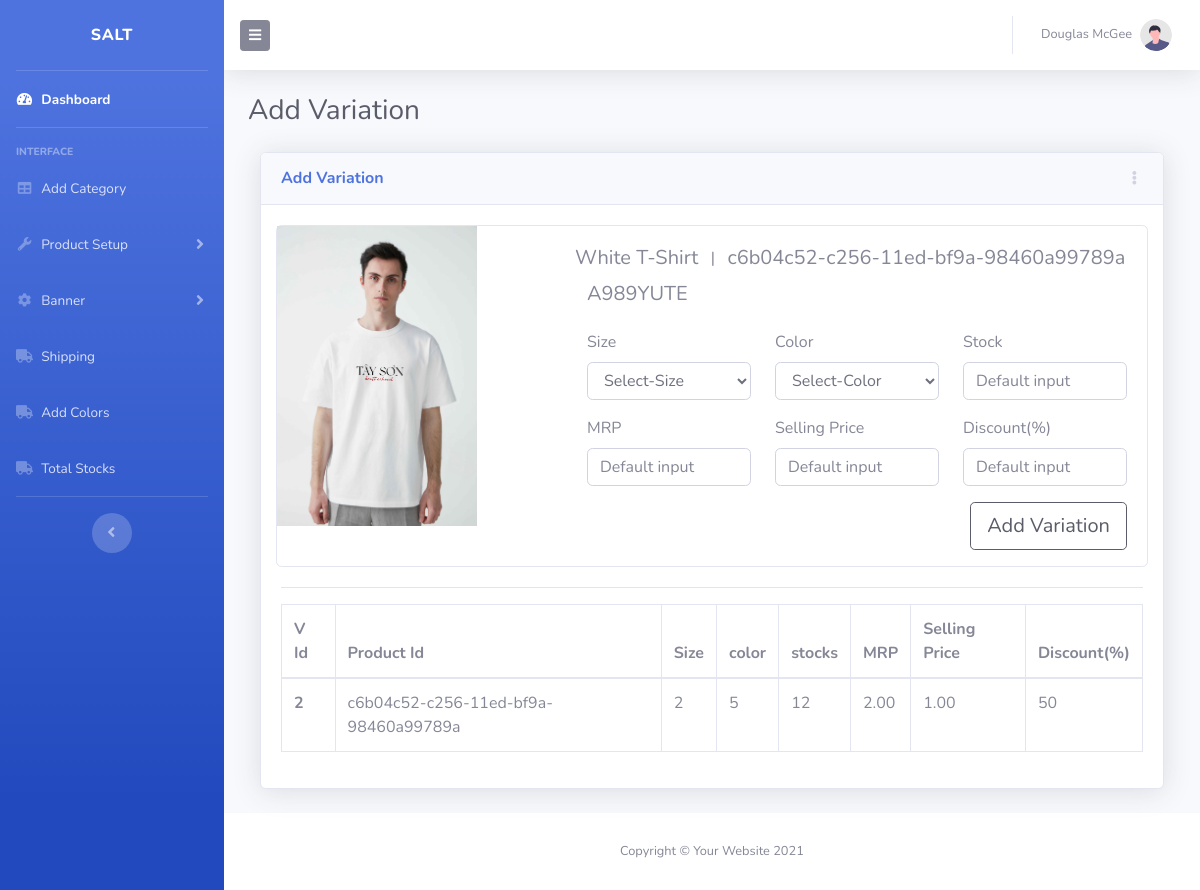
The page /add-variation/c6b04c52-c256-11ed-bf9a-98460a99789a on the database as committed earlier.
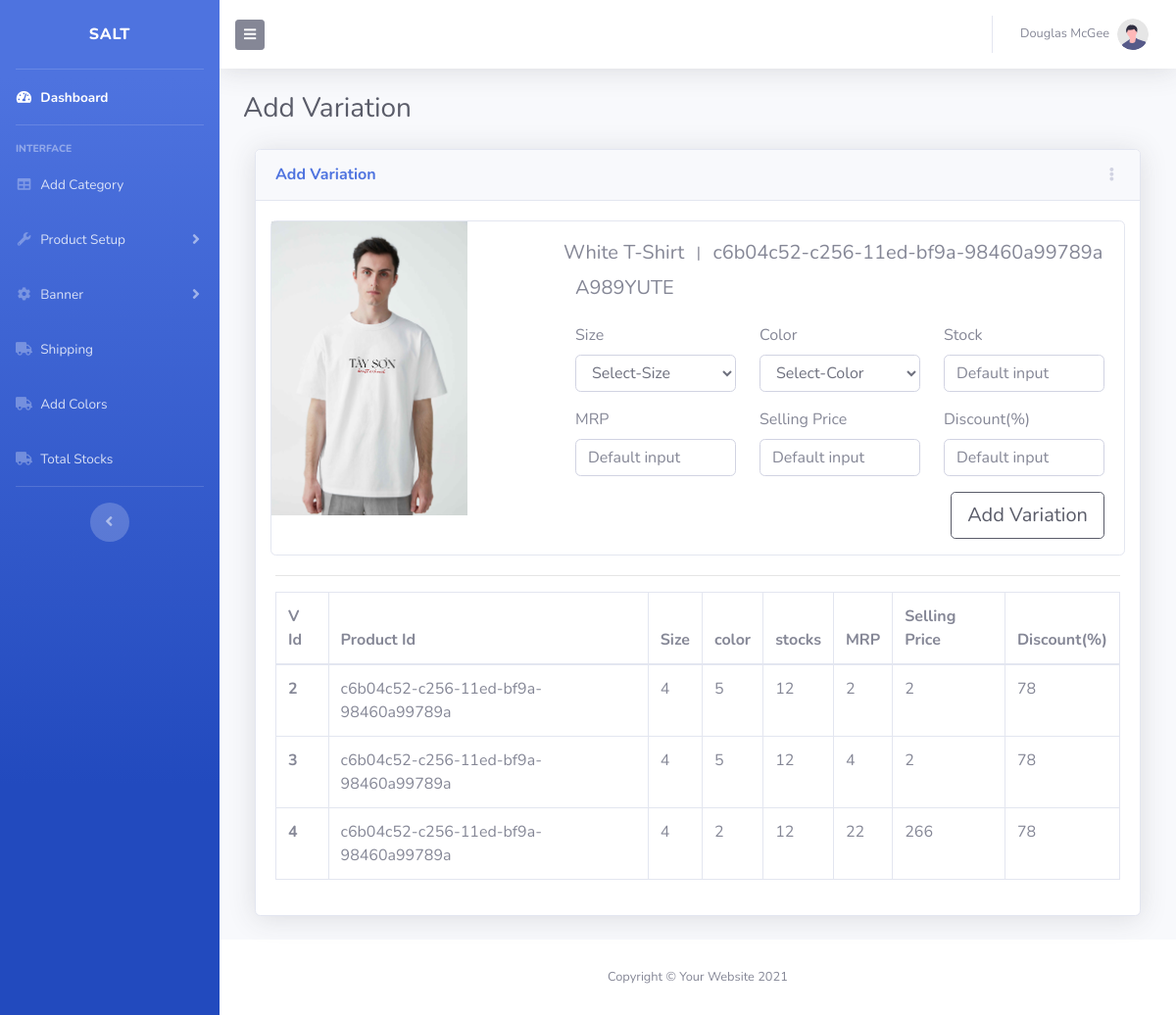
The same page on the database as committed later.
### tables this page shows
CREATE TABLE `tbl_product_variation` (
  `variant_id` int(11) NOT NULL,
  `product_id` int(11) NOT NULL,
  `variation_uuid` varchar(255) NOT NULL,
  `product_uuid` varchar(255) NOT NULL,
  `product_size` varchar(255) NOT NULL,
  `product_size_name` varchar(255) NOT NULL,
  `product_color` varchar(255) NOT NULL,
  `product_color_name` varchar(255) NOT NULL,
  `product_mrp` int(6) NOT NULL,
  `product_selling_price` int(6) NOT NULL,
  `discount_percentage` int(2) NOT NULL,
  `product_quantity` int(11) NOT NULL,
  `created_at` timestamp(6) NOT NULL DEFAULT current_timestamp(6) ON UPDATE current_timestamp(6),
  `isDeleted` int(2) NOT NULL,
  `isActive` int(2) NOT NULL DEFAULT 1,
  `status` int(2) NOT NULL DEFAULT 1
);

### application/controllers/Admin/Admin_Controller.php (called while the page is built, shortened)
<?php
class Admin_Controller extends CI_Controller {
	function __construct() {
		$this->load->helper('url');
        $this->load->model('Admin_model');
	}
	public function add_variation($product_uuid)
	{
		$data['selected_product'] = $this->Admin_model->fetchSingleProduct($product_uuid);
		$data['product_sizes'] = $this->Admin_model->showSizes();
		$data['product_colors'] = $this->Admin_model->showColors();
		$data['variation'] = $this->Admin_model->fetchProductVariationDetails($product_uuid);
		$this->load->view('admin/header');
		$this->load->view('admin/side_nav');
		$this->load->view('admin/top_nav');
		$this->load->view('admin/add_variation', $data);
		$this->load->view('admin/footer');
	}
}

### index.php (called while the page is built, shortened)
<?php
require_once BASEPATH.'core/CodeIgniter.php';

### application/models/Admin_model.php (called while the page is built, shortened)
<?php
 class Admin_Model extends CI_Model{
    public function fetchProductVariationDetails($product_id)
    {
        $query = "SELECT variant_id,product_id,product_uuid,product_size,
        product_color,product_mrp,product_selling_price,discount_percentage,
        product_quantity FROM tbl_product_variation WHERE product_uuid='$product_id'";
        $q = $this->db->query($query);
        if ($q->num_rows() > 0) {
               return $q->result();
          }
          else {
              return NULL;
          }
    }
}

### application/views/admin/add_variation.php (the view, shortened to what the changed rows need)
<!DOCTYPE html>
<html lang="en">
<head>
</head>
<body>
<div class="container-fluid">
 <div class="d-sm-flex align-items-center justify-content-between mb-4">
     <h1 class="h3 mb-0 text-gray-800">Add Variation</h1>
 </div>
  <div class="col-xl-12 col-lg-12">
         <div class="card shadow mb-4">
             <div class="card-body">
          <table class="table table-bordered">
  <thead>
    <tr>
      <th scope="col">V Id</th>
      <th scope="col">Product Id</th>
      <th scope="col">Size</th>
      <th scope="col">color</th>
      <th scope="col">stocks</th>
      <th scope="col">MRP</th>
      <th scope="col">Selling Price</th>
      <th scope="col">Discount(%)</th>
    </tr>
  </thead>
  <tbody>
    <?php
    if(isset($variation)){
      foreach($variation as $vari):
    ?>
    <tr>
      <th scope="row"><?= $vari->variant_id; ?></th>
      <td><?= $vari->product_uuid; ?></td>
      <td><?= $vari->product_size; ?></td>
      <td><?= $vari->product_color; ?></td>
      <td><?= $vari->product_quantity; ?></td>
      <td><?= $vari->product_mrp; ?></td>
      <td><?= $vari->product_selling_price; ?></td>
      <td><?= $vari->discount_percentage; ?></td>
    </tr>
    <?php endforeach;} ?>
  </tbody>
</table>
         </div>
     </div>
</div>
</div>
</body>
</html>

Rows that differ between the two databases and show on the page:
changed tbl_product_variation id 2: product_size "2" → "4"; product_mrp "2.00" → "2"; product_selling_price "1.00" → "2"; discount_percentage "50" → "78"
added tbl_product_variation: variant_id "3", product_uuid "c6b04c52-c256-11ed-bf9a-98460a99789a", product_size "4", product_color "5", product_quantity "12", product_mrp "4", product_selling_price "2", discount_percentage "78"
added tbl_product_variation: variant_id "4", product_uuid "c6b04c52-c256-11ed-bf9a-98460a99789a", product_size "4", product_color "2", product_quantity "12", product_mrp "22", product_selling_price "266", discount_percentage "78"
